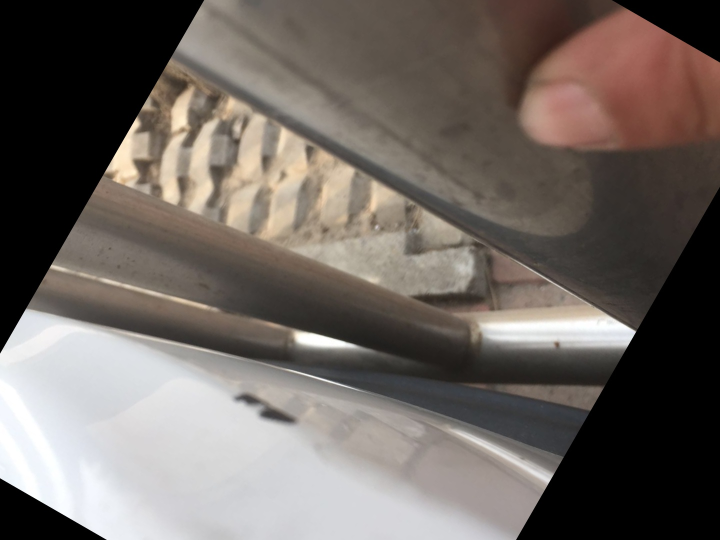
#> input picture VGG16-Image-Retrieval-master/image_00001.jpg, 1440 x 1080 px (shown at 1/2 size)
$ python some.py   (older library calls are emulated)
#> lines starting #> are read from the running program, lines starting #| are printed output that depends on the picture
# -*- coding=utf-8 -*-
import math
from scipy.misc import imread, imresize
# Get number of images to match (default 4)
#dist_type = input("Enter distance algorithm (euc, cos, chev): \n") or "euc"
#print("distance type selected: " + dist_type)
cor_list = []
for x in range(5, 5 + 4):
    cor_list.append("image_" + str(x).zfill(5) + ".jpg")
print('wo shi baba:'+str(cor_list))

img_query1 = imread('image_00001.jpg')
#> img_query1 is the input picture: shape (1080, 1440, 3); mean R, G, B 110.3, 102.4, 97.1
img_query1 = imresize(img_query1, (224, 224))
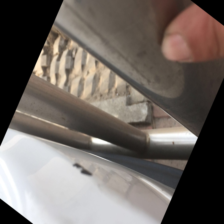
#> img_query1: shape (224, 224, 3); mean R, G, B 110.3, 102.4, 97.1
print(img_query1.shape)
#| (224, 224, 3)

img_query2 = imread('image_00076.jpg')
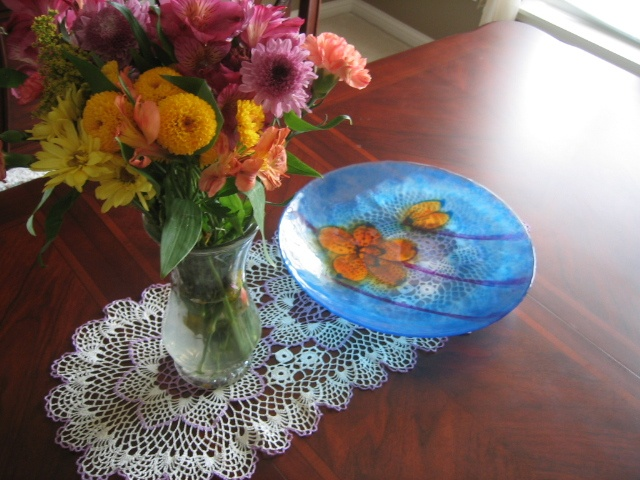
#> input picture VGG16-Image-Retrieval-master/image_00076.jpg, 640 x 480 px
#> img_query2 is the input picture: shape (480, 640, 3); mean R, G, B 122.9, 107.2, 102.8
img_query2 = imresize(img_query2, (224, 224))
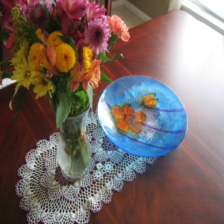
#> img_query2: shape (224, 224, 3); mean R, G, B 122.9, 107.2, 102.8
print(img_query2.shape)
#| (224, 224, 3)
